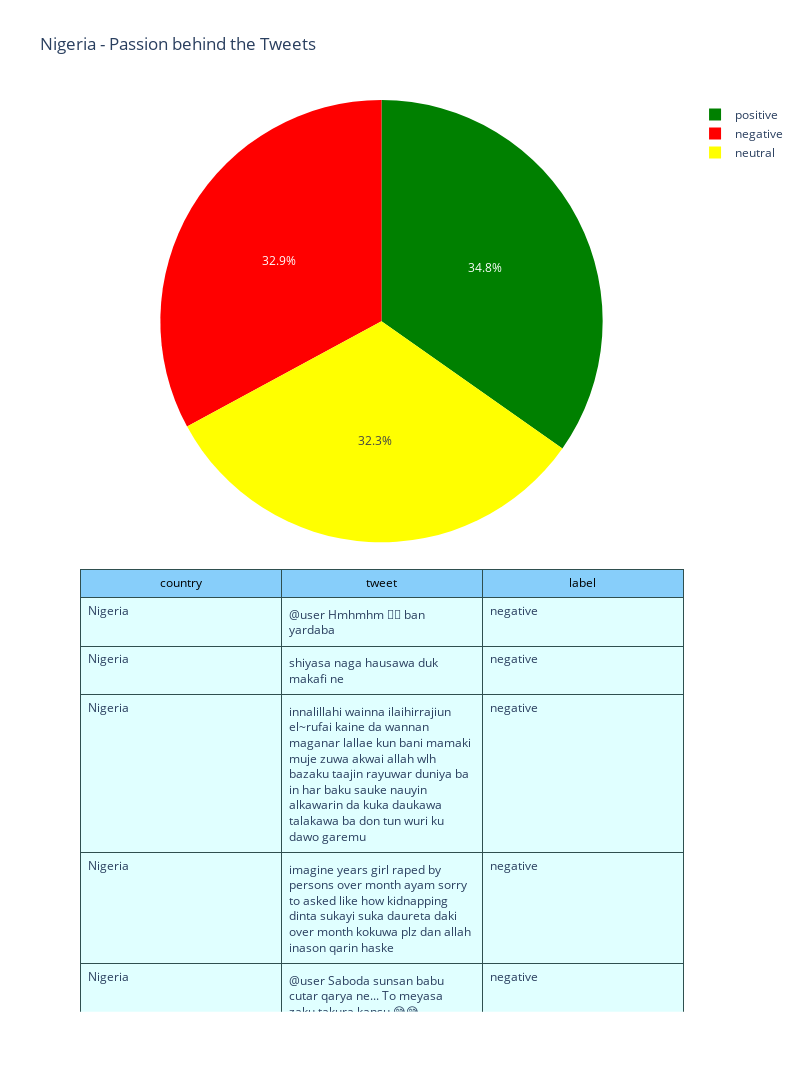

Notebook code for this chart:
### Code cell
from plotly.subplots import make_subplots
fig = make_subplots(
    rows=2, cols=1,
    shared_xaxes=True,
    vertical_spacing=0.03,
    specs=[[{"type": "domain"}],
           [{"type": "table"}]]
)

fig.add_trace(go.Pie(labels=df_sentiment_combined.loc[df_sentiment_combined.country =="Nigeria"].label, values=df_sentiment_combined.loc[df_sentiment_combined.country =="Nigeria"].totals,
                 marker_colors = df_sentiment_combined.loc[df_sentiment_combined.country =="Nigeria"].label.map(map_dict))
                 , row=1, col=1)

fig.add_trace(go.Table(
  header=dict(
    values=["country","tweet","label"],
    line_color='darkslategray',
    fill_color='lightskyblue',
    align='center', font=dict(color='black', size=12)
  ),

  cells=dict(values=[df_language_combined.loc[df_language_combined.country =="Nigeria"].country,df_language_combined.loc[df_language_combined.country =="Nigeria"].tweet,df_language_combined.loc[df_language_combined.country =="Nigeria"].label], 
               line_color='darkslategray',
               fill_color='lightcyan',
               align='left'))
, row=2, col=1
)
fig.update_layout(width=800, height=1500, title_text="Nigeria - Passion behind the Tweets")
fig.show()

### Figure 1 — Plotly figure (JSON) as saved in the notebook; plotly's stock layout.template omitted (floating-point values rounded to 4 significant figures; data arrays with more than 128 entries replaced by an {"elided": "..."} marker saying what was removed)
{"data": [{"domain": {"x": [0, 1], "y": [0.515, 1]}, "labels": ["negative", "neutral", "positive", "negative", "neutral", "positive", "negative", "neutral", "positive", "negative", "neutral", "positive"], "marker": {"colors": ["red", "yellow", "green", "red", "yellow", "green", "red", "yellow", "green", "red", "yellow", "green"]}, "type": "pie", "values": [7226, 7597, 7329, 4013, 6940, 4762, 6380, 524, 3652, 3296, 5487, 6344]}, {"cells": {"align": "left", "fill": {"color": "lightcyan"}, "line": {"color": "darkslategray"}, "values": {"elided": "3x120 str values"}}, "domain": {"x": [0, 1], "y": [0, 0.485]}, "header": {"align": "center", "fill": {"color": "lightskyblue"}, "font": {"color": "black", "size": 12}, "line": {"color": "darkslategray"}, "values": ["country", "tweet", "label"]}, "type": "table"}], "layout": {"height": 1500, "title": {"text": "Nigeria - Passion behind the Tweets"}, "width": 800}}
